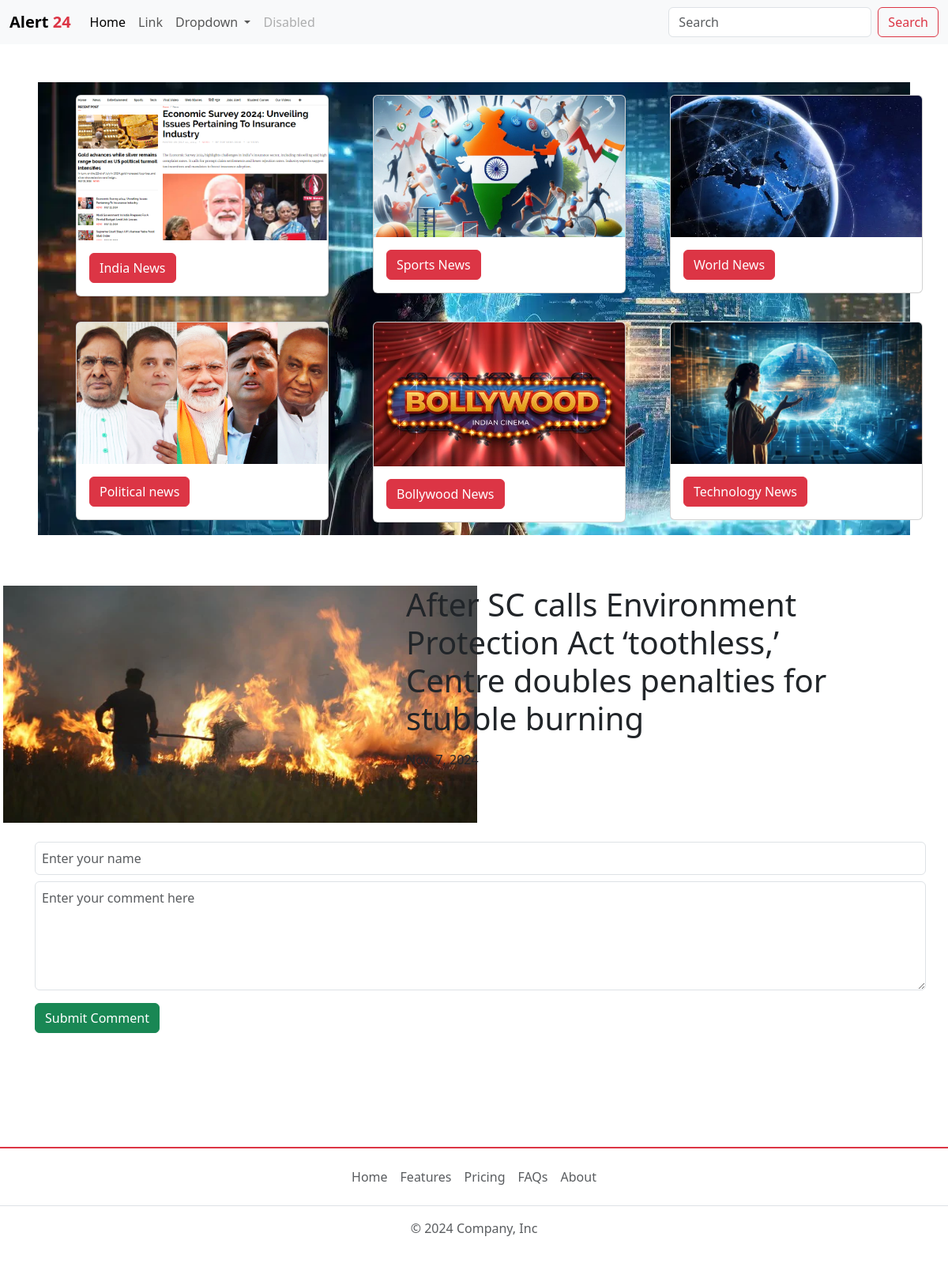
/1/, run on the app's committed database.
### main/models.py (models this page shows, shortened)
class Categories(models.Model):
    title = models.CharField(max_length=250)
    image = models.ImageField(upload_to='category/')
    class Meta:
        verbose_name_plural = 'Categories'

class News(models.Model):
    category = models.ForeignKey(Categories,on_delete=models.CASCADE)
    photo = models.ImageField(upload_to='news/')
    heading = models.CharField(max_length=250)
    description = HTMLField(blank=True)
    date = models.DateField(auto_now_add=True)
    class Meta:
        verbose_name_plural = 'News'

### alert24/views.py (the view, shortened to what this page needs)
# urls.py: path("<int:a>/", views.details, name = 'details'),
def details(request, a):
    news_data = News.objects.get(pk = a)
    commentForm = CommentForm()
    commentData = Comment.objects.filter(news = news_data)
    category = Categories.objects.all()
    data = {
        'category':category,
        'news' : news_data,
        'form':commentForm,
        'comments':commentData,
    }
    return render(request,'details.html',data)

### alert24/forms.py
class CommentForm(forms.Form):
    name = forms.CharField(widget=forms.TextInput(attrs=
    {'class':'form-control m-2 me-5 p-2  ',
     'placeholder':'Enter your name ',
     }))
    comment = forms.CharField(widget=forms.Textarea(attrs=
    {
        'class': 'form-control m-2 p-2',
        'placeholder':'Enter your comment here',
        'rows' : '5'
    }))

### templates/details.html (shortened to what this page needs)
{% extends "base.html" %}
{% block content %}
     <section class = "Bollywood my-5">
      <div class="row">
        <div class="col-md-5 p-3">
          <img src="/media/{{news.photo}}" width = "600px" height = "300px" alt="">
        </div>
        <div class="col-md-6 p-3">
          <h1>{{news.heading}}</h1>
          <p>{{news.date}}</p>
        </div>
        <div class = "comment pe-5 ps-5">
          <form method = "post">
            {% for input in form %}
              {{input}}
            {% endfor %}
          <input type="submit" class = "btn btn-success ms-2 mt-2 "value="Submit Comment">
          </form>
        </div>
      </div>
    </section>
{% endblock content %}

### templates/base.html (shortened to what this page needs)
<!doctype html>
<html lang="en">
  <head>
    <link href="https://cdn.jsdelivr.net/npm/bootstrap@5.3.3/dist/css/bootstrap.min.css" rel="stylesheet">
  </head>
  <body style="overflow-x: hidden;">
    <section id = "header">
        <nav class="navbar navbar-expand-lg bg-body-tertiary">
            <div class="container-fluid">
              <a class="navbar-brand fw-bold" href="{% url "home"%}">Alert <span class ="text-danger">24</span></a>
              <div class="collapse navbar-collapse" id="navbarSupportedContent">
                <ul class="navbar-nav me-auto mb-2 mb-lg-0">
                  <li class="nav-item">
                    <a class="nav-link active" aria-current="page" href="{%url "home"%}">Home</a>
                  </li>
                  <li class="nav-item">
                    <a class="nav-link" href="#">Link</a>
                  </li>
                  <li class="nav-item dropdown">
                    <a class="nav-link dropdown-toggle" href="#" role="button" data-bs-toggle="dropdown" aria-expanded="false">
                      Dropdown
                    </a>
                  </li>
                  <li class="nav-item">
                    <a class="nav-link disabled" aria-disabled="true" >Disabled</a>
                  </li>
                </ul>
                <form class="d-flex" action = "{% url "search" %}" role="search">
                  <input class="form-control me-2" type="search" placeholder="Search" name="search">
                  <button class="btn btn-outline-danger" action = "{% url "search" %}" type="submit">Search</button>
                </form>
              </div>
            </div>
          </nav>
    </section>
        <section class="categories d-flex justify-content-evenly m-5" style="{% if request.path == '/' %}
        background:url('/static/img/Scope-Of-Sports-Management-In-India.jpg');
          {% elif request.path == '/bollywood/'%}
            background:url('/static/img/360_F_251115658_qdOPyuraxekcHlooDi4yCPsW9NlPU2GB_5ObT2Qp.jpg');
          {% else %}
            background:url('/static/img/20-Emerging-Technologies-That-Will-Change-Our-World.jpg');
        {% endif %}">
            <div class="row">
            {%for i in category%}
            <div class="col-md-4">
              <div class="card ms-5 me-5 my-3" style="width: 20rem;">
                <img src="/media/{{i.image}}" class="card-img-top" alt="...">
                <div class="card-body">
                     <a href="{% if i.title == "India News" %}
                        {% url "india" %}
                      {% elif i.title == "Bollywood News" %}
                        {% url "bollywood" %}
                     {% endif %}"
                     class="btn btn-primary btn-danger">{{i.title}}</a>
                </div>
              </div>
            </div>
            {% endfor %}
            </div>
          </section>
    {% block content %}
    {% endblock content %}
        <footer class="py-3 my-4 border-top border-2 border-danger ">
          <ul class="nav justify-content-center border-bottom pb-3 mb-3">
            <li class="nav-item"><a href="#" class="nav-link px-2 text-body-secondary">Home</a></li>
            <li class="nav-item"><a href="#" class="nav-link px-2 text-body-secondary">Features</a></li>
            <li class="nav-item"><a href="#" class="nav-link px-2 text-body-secondary">Pricing</a></li>
            <li class="nav-item"><a href="#" class="nav-link px-2 text-body-secondary">FAQs</a></li>
            <li class="nav-item"><a href="#" class="nav-link px-2 text-body-secondary">About</a></li>
          </ul>
          <p class="text-center text-body-secondary">© 2024 Company, Inc</p>
        </footer>
  </body>
</html>

### data on the page
Categories: image (picture), title "India News"
Categories: image (picture), title "Sports News"
Categories: image (picture), title "World News"
Categories: image (picture), title "Political news"
Categories: image (picture), title "Bollywood News"
Categories: image (picture), title "Technology News"
News: photo (picture), heading "After SC calls Environment Protection Act ‘toothless,’ Centre doubles penalties for stubble burning", date "Nov. 7, 2024"
